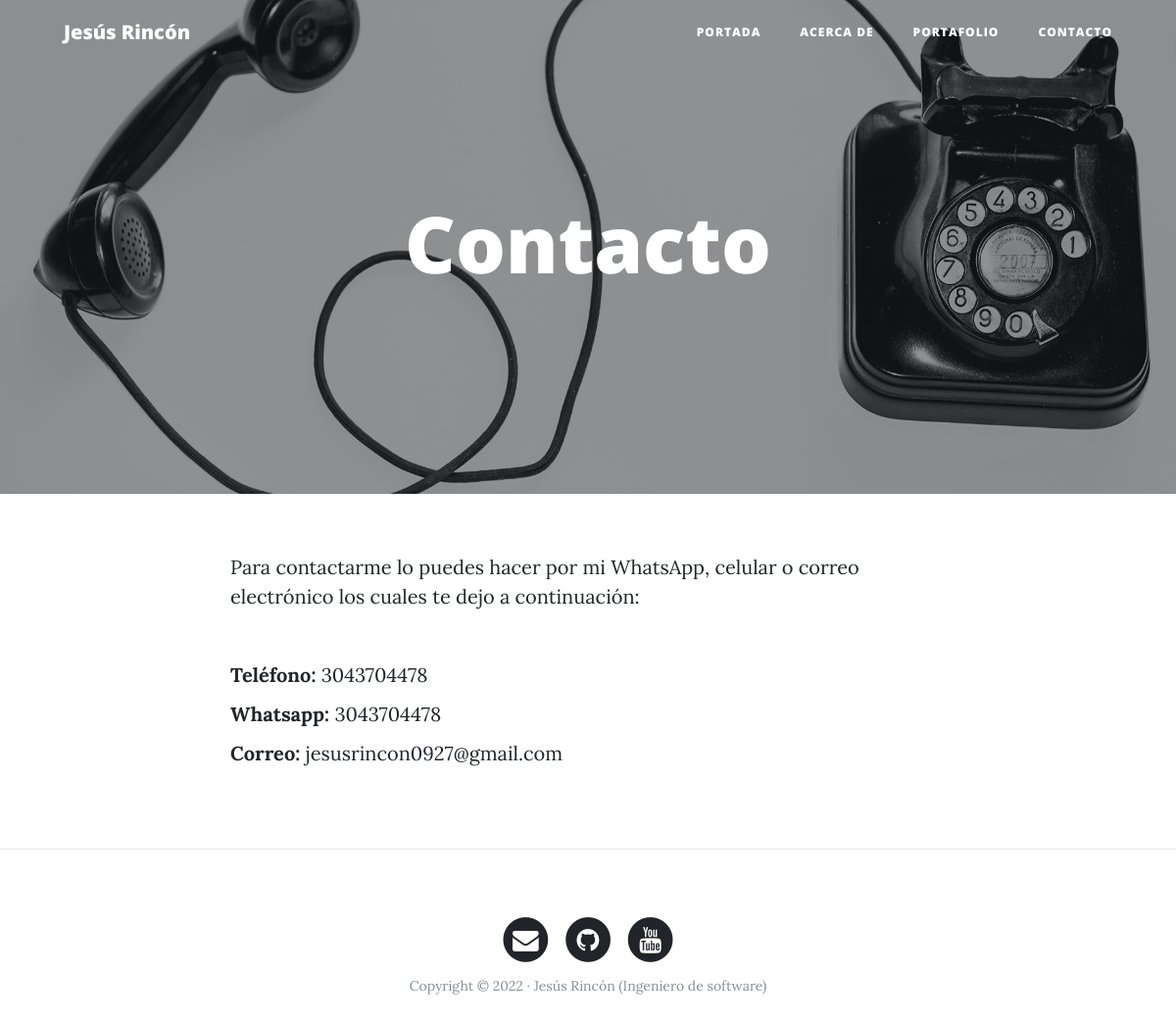
Page /contact/ on the committed database.
### contact/models.py (models this page shows, shortened)
class Contact(models.Model):
    description = models.TextField(verbose_name="Descripción")
    email = models.EmailField(verbose_name="correo")
    phone = models.PositiveIntegerField(verbose_name="Telefono")
    whatsapp = models.PositiveIntegerField(verbose_name="whatsapp")
    created = models.DateTimeField(auto_now_add=True,verbose_name="Fecha de creación")
    update = models.DateTimeField(auto_now=True,verbose_name="Fecha de actualización")
    class Meta:
        verbose_name = "Contacto"
        verbose_name_plural = "Contactos"
        ordering = ['-created']

### contact/views.py (the view)
# urls.py: path('contact/', contact_views.contact, name="contact"),
def contact(request):
    contacts = Contact.objects.all()
    return render(request, 'contact/contact.html', {'contacts':contacts})

### contact/templates/contact/contact.html (shortened to what this page needs)
{% extends 'core/base.html' %}
{% load static %}
{% block bacground %} {% static 'core/img/contact-bg.jpg' %}{% endblock %}
{% block header %}
<h1>Contacto</h1>
{% endblock %}
{% block content %}
{% for contact in contacts  %}
<div class="container">
  <div class="row">
    <div class="col-lg-8 col-md-10 mx-auto">
      <p>{{ contact.description }} </p>
      <br>
      <p><b>Teléfono:</b> {{ contact.phone }}</p>
      <p><b>Whatsapp:</b> {{ contact.whatsapp }}</p>
      <p><b>Correo:</b> {{ contact.email }} </p>
    </div>
  </div>
</div>
{% endfor %}
{% endblock %}

### rows in the picture
Contact: description "Para contactarme lo puedes hacer por mi WhatsApp, celular o correo electrónico los cuales te dejo a continuación:", phone "3043704478", whatsapp "3043704478", email "jesusrincon0927@gmail.com"
